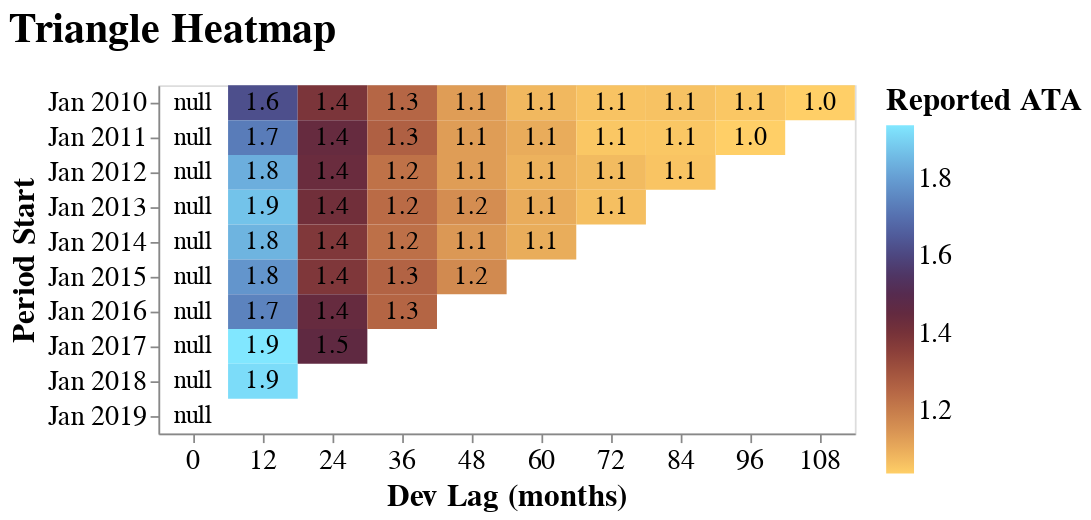

Notebook code for this chart:
### Code cell
triangle.plot_heatmap("Reported ATA")

### Figure 1 — Vega-Lite specification as saved in the notebook (floating-point values rounded to 4 significant figures)
{"autosize": {"contains": "content", "resize": true}, "config": {"style": {"group-title": {"fontSize": 24}, "group-subtitle": {"fontSize": 18}, "guide-label": {"fontSize": 16, "font": "sans-serif"}, "guide-title": {"fontSize": 18, "font": "sans-serif"}}, "mark": {"color": "#1f8fff"}, "title": {"anchor": "start", "offset": 20}, "legend": {"orient": "right", "titleAnchor": "start", "layout": {"direction": "vertical"}, "labelFontSize": 16.0, "titleFontSize": 18.0}, "axis": {"labelFontSize": 16.0, "titleFontSize": 18.0}}, "layer": [{"mark": {"type": "rect"}, "encoding": {"color": {"condition": {"param": "param_7", "field": "metric", "scale": {"range": ["#ffcf67", "#ecb15d", "#da9654", "#c87e4c", "#b66745", "#a1533e", "#8a3f3a", "#733039", "#5f2941", "#522c53", "#4c3a6d", "#4d4e8a", "#5264a4", "#597bb8", "#6293cb", "#6caddc", "#76c9ed", "#81e7ff"]}, "title": "Reported ATA", "type": "quantitative"}, "value": "gray"}, "stroke": {"condition": [{"test": "((datum.metric_sd / datum.metric) > 0)", "value": "black"}]}, "strokeWidth": {"condition": [{"test": "((datum.metric_sd / datum.metric) > 0)", "value": 3}], "value": 0}, "tooltip": [{"field": "period_start", "title": "Period Start", "type": "temporal"}, {"field": "period_end", "title": "Period End", "type": "temporal"}, {"field": "evaluation_date", "title": "Evaluation Date", "type": "temporal"}, {"field": "dev_lag", "title": "Dev Lag (months)", "type": "ordinal"}, {"field": "metric", "title": "Reported ATA", "type": "quantitative"}], "x": {"axis": {"labelAngle": 0}, "field": "dev_lag", "title": "Dev Lag (months)", "type": "nominal"}, "y": {"field": "period_start", "scale": {"reverse": false}, "timeUnit": "yearmonth", "title": "Period Start", "type": "ordinal"}}, "name": "view_3", "title": {"text": "Reported ATA", "anchor": "middle", "font": "sans-serif", "fontSize": 12, "fontWeight": "normal"}}, {"mark": {"type": "text", "font": "sans-serif", "fontSize": 14.74}, "encoding": {"text": {"field": "metric", "format": ",.1f", "type": "quantitative"}, "x": {"axis": {"labelAngle": 0}, "field": "dev_lag", "title": "Dev Lag (months)", "type": "nominal"}, "y": {"field": "period_start", "scale": {"reverse": false}, "timeUnit": "yearmonth", "title": "Period Start", "type": "ordinal"}}, "title": {"text": "Reported ATA", "anchor": "middle", "font": "sans-serif", "fontSize": 12, "fontWeight": "normal"}}], "data": {"values": [{"period_start": "2010-01-01T00:00:00", "period_end": "2010-12-31T00:00:00", "evaluation_date": "2010-12-31T00:00:00", "dev_lag": 0.0, "metric": null, "metric_sd": null, "metric_lower_ci": null, "metric_upper_ci": null, "Field": "Reported ATA"}, {"period_start": "2010-01-01T00:00:00", "period_end": "2010-12-31T00:00:00", "evaluation_date": "2011-12-31T00:00:00", "dev_lag": 12.0, "metric": 1.622, "metric_sd": 0, "metric_lower_ci": null, "metric_upper_ci": null, "Field": "Reported ATA"}, {"period_start": "2010-01-01T00:00:00", "period_end": "2010-12-31T00:00:00", "evaluation_date": "2012-12-31T00:00:00", "dev_lag": 24.0, "metric": 1.388, "metric_sd": 0, "metric_lower_ci": null, "metric_upper_ci": null, "Field": "Reported ATA"}, {"period_start": "2010-01-01T00:00:00", "period_end": "2010-12-31T00:00:00", "evaluation_date": "2013-12-31T00:00:00", "dev_lag": 36.0, "metric": 1.251, "metric_sd": 0, "metric_lower_ci": null, "metric_upper_ci": null, "Field": "Reported ATA"}, {"period_start": "2010-01-01T00:00:00", "period_end": "2010-12-31T00:00:00", "evaluation_date": "2014-12-31T00:00:00", "dev_lag": 48.0, "metric": 1.127, "metric_sd": 0, "metric_lower_ci": null, "metric_upper_ci": null, "Field": "Reported ATA"}, {"period_start": "2010-01-01T00:00:00", "period_end": "2010-12-31T00:00:00", "evaluation_date": "2015-12-31T00:00:00", "dev_lag": 60.0, "metric": 1.076, "metric_sd": 0, "metric_lower_ci": null, "metric_upper_ci": null, "Field": "Reported ATA"}, {"period_start": "2010-01-01T00:00:00", "period_end": "2010-12-31T00:00:00", "evaluation_date": "2016-12-31T00:00:00", "dev_lag": 72.0, "metric": 1.057, "metric_sd": 0, "metric_lower_ci": null, "metric_upper_ci": null, "Field": "Reported ATA"}, {"period_start": "2010-01-01T00:00:00", "period_end": "2010-12-31T00:00:00", "evaluation_date": "2017-12-31T00:00:00", "dev_lag": 84.0, "metric": 1.058, "metric_sd": 0, "metric_lower_ci": null, "metric_upper_ci": null, "Field": "Reported ATA"}, {"period_start": "2010-01-01T00:00:00", "period_end": "2010-12-31T00:00:00", "evaluation_date": "2018-12-31T00:00:00", "dev_lag": 96.0, "metric": 1.05, "metric_sd": 0, "metric_lower_ci": null, "metric_upper_ci": null, "Field": "Reported ATA"}, {"period_start": "2010-01-01T00:00:00", "period_end": "2010-12-31T00:00:00", "evaluation_date": "2019-12-31T00:00:00", "dev_lag": 108.0, "metric": 1.037, "metric_sd": 0, "metric_lower_ci": null, "metric_upper_ci": null, "Field": "Reported ATA"}, {"period_start": "2011-01-01T00:00:00", "period_end": "2011-12-31T00:00:00", "evaluation_date": "2011-12-31T00:00:00", "dev_lag": 0.0, "metric": null, "metric_sd": null, "metric_lower_ci": null, "metric_upper_ci": null, "Field": "Reported ATA"}, {"period_start": "2011-01-01T00:00:00", "period_end": "2011-12-31T00:00:00", "evaluation_date": "2012-12-31T00:00:00", "dev_lag": 12.0, "metric": 1.726, "metric_sd": 0, "metric_lower_ci": null, "metric_upper_ci": null, "Field": "Reported ATA"}, {"period_start": "2011-01-01T00:00:00", "period_end": "2011-12-31T00:00:00", "evaluation_date": "2013-12-31T00:00:00", "dev_lag": 24.0, "metric": 1.442, "metric_sd": 0, "metric_lower_ci": null, "metric_upper_ci": null, "Field": "Reported ATA"}, {"period_start": "2011-01-01T00:00:00", "period_end": "2011-12-31T00:00:00", "evaluation_date": "2014-12-31T00:00:00", "dev_lag": 36.0, "metric": 1.266, "metric_sd": 0, "metric_lower_ci": null, "metric_upper_ci": null, "Field": "Reported ATA"}, {"period_start": "2011-01-01T00:00:00", "period_end": "2011-12-31T00:00:00", "evaluation_date": "2015-12-31T00:00:00", "dev_lag": 48.0, "metric": 1.129, "metric_sd": 0, "metric_lower_ci": null, "metric_upper_ci": null, "Field": "Reported ATA"}, {"period_start": "2011-01-01T00:00:00", "period_end": "2011-12-31T00:00:00", "evaluation_date": "2016-12-31T00:00:00", "dev_lag": 60.0, "metric": 1.098, "metric_sd": 0, "metric_lower_ci": null, "metric_upper_ci": null, "Field": "Reported ATA"}, {"period_start": "2011-01-01T00:00:00", "period_end": "2011-12-31T00:00:00", "evaluation_date": "2017-12-31T00:00:00", "dev_lag": 72.0, "metric": 1.05, "metric_sd": 0, "metric_lower_ci": null, "metric_upper_ci": null, "Field": "Reported ATA"}, {"period_start": "2011-01-01T00:00:00", "period_end": "2011-12-31T00:00:00", "evaluation_date": "2018-12-31T00:00:00", "dev_lag": 84.0, "metric": 1.051, "metric_sd": 0, "metric_lower_ci": null, "metric_upper_ci": null, "Field": "Reported ATA"}, {"period_start": "2011-01-01T00:00:00", "period_end": "2011-12-31T00:00:00", "evaluation_date": "2019-12-31T00:00:00", "dev_lag": 96.0, "metric": 1.037, "metric_sd": 0, "metric_lower_ci": null, "metric_upper_ci": null, "Field": "Reported ATA"}, {"period_start": "2012-01-01T00:00:00", "period_end": "2012-12-31T00:00:00", "evaluation_date": "2012-12-31T00:00:00", "dev_lag": 0.0, "metric": null, "metric_sd": null, "metric_lower_ci": null, "metric_upper_ci": null, "Field": "Reported ATA"}, {"period_start": "2012-01-01T00:00:00", "period_end": "2012-12-31T00:00:00", "evaluation_date": "2013-12-31T00:00:00", "dev_lag": 12.0, "metric": 1.832, "metric_sd": 0, "metric_lower_ci": null, "metric_upper_ci": null, "Field": "Reported ATA"}, {"period_start": "2012-01-01T00:00:00", "period_end": "2012-12-31T00:00:00", "evaluation_date": "2014-12-31T00:00:00", "dev_lag": 24.0, "metric": 1.434, "metric_sd": 0, "metric_lower_ci": null, "metric_upper_ci": null, "Field": "Reported ATA"}, {"period_start": "2012-01-01T00:00:00", "period_end": "2012-12-31T00:00:00", "evaluation_date": "2015-12-31T00:00:00", "dev_lag": 36.0, "metric": 1.223, "metric_sd": 0, "metric_lower_ci": null, "metric_upper_ci": null, "Field": "Reported ATA"}, {"period_start": "2012-01-01T00:00:00", "period_end": "2012-12-31T00:00:00", "evaluation_date": "2016-12-31T00:00:00", "dev_lag": 48.0, "metric": 1.129, "metric_sd": 0, "metric_lower_ci": null, "metric_upper_ci": null, "Field": "Reported ATA"}, {"period_start": "2012-01-01T00:00:00", "period_end": "2012-12-31T00:00:00", "evaluation_date": "2017-12-31T00:00:00", "dev_lag": 60.0, "metric": 1.087, "metric_sd": 0, "metric_lower_ci": null, "metric_upper_ci": null, "Field": "Reported ATA"}, {"period_start": "2012-01-01T00:00:00", "period_end": "2012-12-31T00:00:00", "evaluation_date": "2018-12-31T00:00:00", "dev_lag": 72.0, "metric": 1.072, "metric_sd": 0, "metric_lower_ci": null, "metric_upper_ci": null, "Field": "Reported ATA"}, {"period_start": "2012-01-01T00:00:00", "period_end": "2012-12-31T00:00:00", "evaluation_date": "2019-12-31T00:00:00", "dev_lag": 84.0, "metric": 1.056, "metric_sd": 0, "metric_lower_ci": null, "metric_upper_ci": null, "Field": "Reported ATA"}, {"period_start": "2013-01-01T00:00:00", "period_end": "2013-12-31T00:00:00", "evaluation_date": "2013-12-31T00:00:00", "dev_lag": 0.0, "metric": null, "metric_sd": null, "metric_lower_ci": null, "metric_upper_ci": null, "Field": "Reported ATA"}, {"period_start": "2013-01-01T00:00:00", "period_end": "2013-12-31T00:00:00", "evaluation_date": "2014-12-31T00:00:00", "dev_lag": 12.0, "metric": 1.872, "metric_sd": 0, "metric_lower_ci": null, "metric_upper_ci": null, "Field": "Reported ATA"}, {"period_start": "2013-01-01T00:00:00", "period_end": "2013-12-31T00:00:00", "evaluation_date": "2015-12-31T00:00:00", "dev_lag": 24.0, "metric": 1.413, "metric_sd": 0, "metric_lower_ci": null, "metric_upper_ci": null, "Field": "Reported ATA"}, {"period_start": "2013-01-01T00:00:00", "period_end": "2013-12-31T00:00:00", "evaluation_date": "2016-12-31T00:00:00", "dev_lag": 36.0, "metric": 1.238, "metric_sd": 0, "metric_lower_ci": null, "metric_upper_ci": null, "Field": "Reported ATA"}, {"period_start": "2013-01-01T00:00:00", "period_end": "2013-12-31T00:00:00", "evaluation_date": "2017-12-31T00:00:00", "dev_lag": 48.0, "metric": 1.161, "metric_sd": 0, "metric_lower_ci": null, "metric_upper_ci": null, "Field": "Reported ATA"}, {"period_start": "2013-01-01T00:00:00", "period_end": "2013-12-31T00:00:00", "evaluation_date": "2018-12-31T00:00:00", "dev_lag": 60.0, "metric": 1.098, "metric_sd": 0, "metric_lower_ci": null, "metric_upper_ci": null, "Field": "Reported ATA"}, {"period_start": "2013-01-01T00:00:00", "period_end": "2013-12-31T00:00:00", "evaluation_date": "2019-12-31T00:00:00", "dev_lag": 72.0, "metric": 1.065, "metric_sd": 0, "metric_lower_ci": null, "metric_upper_ci": null, "Field": "Reported ATA"}, {"period_start": "2014-01-01T00:00:00", "period_end": "2014-12-31T00:00:00", "evaluation_date": "2014-12-31T00:00:00", "dev_lag": 0.0, "metric": null, "metric_sd": null, "metric_lower_ci": null, "metric_upper_ci": null, "Field": "Reported ATA"}, {"period_start": "2014-01-01T00:00:00", "period_end": "2014-12-31T00:00:00", "evaluation_date": "2015-12-31T00:00:00", "dev_lag": 12.0, "metric": 1.843, "metric_sd": 0, "metric_lower_ci": null, "metric_upper_ci": null, "Field": "Reported ATA"}, {"period_start": "2014-01-01T00:00:00", "period_end": "2014-12-31T00:00:00", "evaluation_date": "2016-12-31T00:00:00", "dev_lag": 24.0, "metric": 1.377, "metric_sd": 0, "metric_lower_ci": null, "metric_upper_ci": null, "Field": "Reported ATA"}, {"period_start": "2014-01-01T00:00:00", "period_end": "2014-12-31T00:00:00", "evaluation_date": "2017-12-31T00:00:00", "dev_lag": 36.0, "metric": 1.228, "metric_sd": 0, "metric_lower_ci": null, "metric_upper_ci": null, "Field": "Reported ATA"}, {"period_start": "2014-01-01T00:00:00", "period_end": "2014-12-31T00:00:00", "evaluation_date": "2018-12-31T00:00:00", "dev_lag": 48.0, "metric": 1.139, "metric_sd": 0, "metric_lower_ci": null, "metric_upper_ci": null, "Field": "Reported ATA"}, {"period_start": "2014-01-01T00:00:00", "period_end": "2014-12-31T00:00:00", "evaluation_date": "2019-12-31T00:00:00", "dev_lag": 60.0, "metric": 1.098, "metric_sd": 0, "metric_lower_ci": null, "metric_upper_ci": null, "Field": "Reported ATA"}, {"period_start": "2015-01-01T00:00:00", "period_end": "2015-12-31T00:00:00", "evaluation_date": "2015-12-31T00:00:00", "dev_lag": 0.0, "metric": null, "metric_sd": null, "metric_lower_ci": null, "metric_upper_ci": null, "Field": "Reported ATA"}, {"period_start": "2015-01-01T00:00:00", "period_end": "2015-12-31T00:00:00", "evaluation_date": "2016-12-31T00:00:00", "dev_lag": 12.0, "metric": 1.781, "metric_sd": 0, "metric_lower_ci": null, "metric_upper_ci": null, "Field": "Reported ATA"}, {"period_start": "2015-01-01T00:00:00", "period_end": "2015-12-31T00:00:00", "evaluation_date": "2017-12-31T00:00:00", "dev_lag": 24.0, "metric": 1.38, "metric_sd": 0, "metric_lower_ci": null, "metric_upper_ci": null, "Field": "Reported ATA"}, {"period_start": "2015-01-01T00:00:00", "period_end": "2015-12-31T00:00:00", "evaluation_date": "2018-12-31T00:00:00", "dev_lag": 36.0, "metric": 1.257, "metric_sd": 0, "metric_lower_ci": null, "metric_upper_ci": null, "Field": "Reported ATA"}, {"period_start": "2015-01-01T00:00:00", "period_end": "2015-12-31T00:00:00", "evaluation_date": "2019-12-31T00:00:00", "dev_lag": 48.0, "metric": 1.169, "metric_sd": 0, "metric_lower_ci": null, "metric_upper_ci": null, "Field": "Reported ATA"}, {"period_start": "2016-01-01T00:00:00", "period_end": "2016-12-31T00:00:00", "evaluation_date": "2016-12-31T00:00:00", "dev_lag": 0.0, "metric": null, "metric_sd": null, "metric_lower_ci": null, "metric_upper_ci": null, "Field": "Reported ATA"}, {"period_start": "2016-01-01T00:00:00", "period_end": "2016-12-31T00:00:00", "evaluation_date": "2017-12-31T00:00:00", "dev_lag": 12.0, "metric": 1.741, "metric_sd": 0, "metric_lower_ci": null, "metric_upper_ci": null, "Field": "Reported ATA"}, {"period_start": "2016-01-01T00:00:00", "period_end": "2016-12-31T00:00:00", "evaluation_date": "2018-12-31T00:00:00", "dev_lag": 24.0, "metric": 1.444, "metric_sd": 0, "metric_lower_ci": null, "metric_upper_ci": null, "Field": "Reported ATA"}, {"period_start": "2016-01-01T00:00:00", "period_end": "2016-12-31T00:00:00", "evaluation_date": "2019-12-31T00:00:00", "dev_lag": 36.0, "metric": 1.254, "metric_sd": 0, "metric_lower_ci": null, "metric_upper_ci": null, "Field": "Reported ATA"}, {"period_start": "2017-01-01T00:00:00", "period_end": "2017-12-31T00:00:00", "evaluation_date": "2017-12-31T00:00:00", "dev_lag": 0.0, "metric": null, "metric_sd": null, "metric_lower_ci": null, "metric_upper_ci": null, "Field": "Reported ATA"}, {"period_start": "2017-01-01T00:00:00", "period_end": "2017-12-31T00:00:00", "evaluation_date": "2018-12-31T00:00:00", "dev_lag": 12.0, "metric": 1.936, "metric_sd": 0, "metric_lower_ci": null, "metric_upper_ci": null, "Field": "Reported ATA"}, {"period_start": "2017-01-01T00:00:00", "period_end": "2017-12-31T00:00:00", "evaluation_date": "2019-12-31T00:00:00", "dev_lag": 24.0, "metric": 1.459, "metric_sd": 0, "metric_lower_ci": null, "metric_upper_ci": null, "Field": "Reported ATA"}, {"period_start": "2018-01-01T00:00:00", "period_end": "2018-12-31T00:00:00", "evaluation_date": "2018-12-31T00:00:00", "dev_lag": 0.0, "metric": null, "metric_sd": null, "metric_lower_ci": null, "metric_upper_ci": null, "Field": "Reported ATA"}, {"period_start": "2018-01-01T00:00:00", "period_end": "2018-12-31T00:00:00", "evaluation_date": "2019-12-31T00:00:00", "dev_lag": 12.0, "metric": 1.917, "metric_sd": 0, "metric_lower_ci": null, "metric_upper_ci": null, "Field": "Reported ATA"}, {"period_start": "2019-01-01T00:00:00", "period_end": "2019-12-31T00:00:00", "evaluation_date": "2019-12-31T00:00:00", "dev_lag": 0.0, "metric": null, "metric_sd": null, "metric_lower_ci": null, "metric_upper_ci": null, "Field": "Reported ATA"}]}, "height": 200, "params": [{"name": "param_7", "select": {"type": "interval"}, "views": ["view_3"]}], "resolve": {"legend": {"color": "independent"}, "scale": {"color": "independent"}}, "title": {"text": "Triangle Heatmap"}, "width": 400, "$schema": "https://vega.github.io/schema/vega-lite/v5.20.1.json"}
